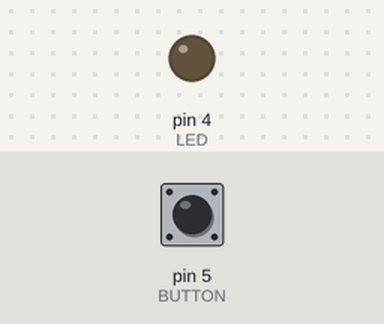
Simulated run of this sketch. Board: Arduino Uno, built for the host (arithmetic inside an expression is 32-bit, double 64-bit). On the bench: output pins drawn as LEDs (lit = HIGH). The test bench sets the inputs (shaded band); at power-on: pin 5 (BUTTON) LOW.

Above: at 1.2 s.
1.3 s: pin 5 (BUTTON) pulled HIGH for 0.15 s
At 1.4 s:
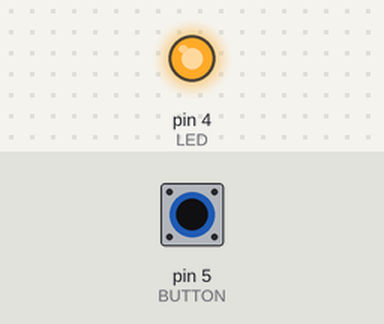
3.0 s: pin 5 (BUTTON) pulled HIGH for 3.2 s
At 7.1 s:
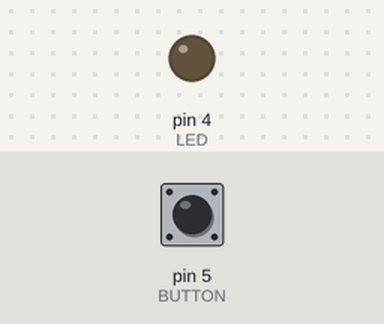
Timing chart, 0 to 8.6 s (numbered marks = the images above; inputs shaded):
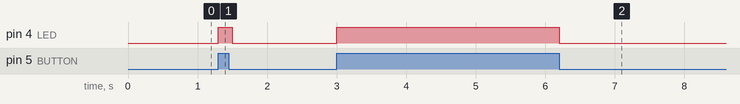

The sketch:

ExamplePushButton.ino
```cpp
#define BUTTON 5
#define LED 4

void setup() {
  Serial.begin(115200);
  pinMode(BUTTON, INPUT_PULLDOWN);
  pinMode(LED, OUTPUT);
}

void loop() {
  int state = digitalRead(BUTTON);

  if (state == HIGH) {
    digitalWrite(LED, HIGH);
  } else {
    digitalWrite(LED, LOW);
  }

  delay(100);
}
```

Measured:
- after the input at 1.3 s, pin 4 (LED): LOW → HIGH at once, → LOW 0.20 s later
- after the input at 3.0 s, pin 4 (LED): LOW → HIGH at once, → LOW 3.2 s later
